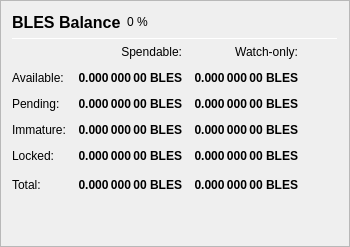
                   <widget class="QFrame" name="frame_Balances">
                    <property name="frameShape">
                     <enum>QFrame::StyledPanel</enum>
                    </property>
                    <property name="frameShadow">
                     <enum>QFrame::Raised</enum>
                    </property>
                    <layout class="QVBoxLayout" name="verticalLayout_4">
                     <item>
                      <layout class="QHBoxLayout" name="horizontalLayout_4">
                       <item>
                        <widget class="QLabel" name="label_5">
                         <property name="minimumSize">
                          <size>
                           <width>0</width>
                           <height>20</height>
                          </size>
                         </property>
                         <property name="font">
                          <font>
                           <pointsize>12</pointsize>
                           <weight>75</weight>
                           <bold>true</bold>
                          </font>
                         </property>
                         <property name="text">
                          <string>BLES Balance</string>
                         </property>
                        </widget>
                       </item>
                       <item>
                        <widget class="QLabel" name="labelBLESPercent">
                         <property name="text">
                          <string notr="true">0 %</string>
                         </property>
                        </widget>
                       </item>
                       <item>
                        <spacer name="horizontalSpacer_3">
                         <property name="orientation">
                          <enum>Qt::Horizontal</enum>
                         </property>
                         <property name="sizeHint" stdset="0">
                          <size>
                           <width>40</width>
                           <height>20</height>
                          </size>
                         </property>
                        </spacer>
                       </item>
                      </layout>
                     </item>
                     <item>
                      <widget class="Line" name="line_Balance">
                       <property name="minimumSize">
                        <size>
                         <width>0</width>
                         <height>1</height>
                        </size>
                       </property>
                       <property name="maximumSize">
                        <size>
                         <width>16777215</width>
                         <height>1</height>
                        </size>
                       </property>
                       <property name="orientation">
                        <enum>Qt::Horizontal</enum>
                       </property>
                      </widget>
                     </item>
                     <item>
                      <layout class="QGridLayout" name="gridLayout">
                       <property name="spacing">
                        <number>12</number>
                       </property>
                       <item row="0" column="1">
                        <widget class="QLabel" name="labelSpendable">
                         <property name="text">
                          <string>Spendable:</string>
                         </property>
                         <property name="alignment">
                          <set>Qt::AlignRight|Qt::AlignTrailing|Qt::AlignVCenter</set>
                         </property>
                        </widget>
                       </item>
                       <item row="0" column="2">
                        <widget class="QLabel" name="labelWatchonly">
                         <property name="text">
                          <string>Watch-only:</string>
                         </property>
                         <property name="alignment">
                          <set>Qt::AlignRight|Qt::AlignTrailing|Qt::AlignVCenter</set>
                         </property>
                        </widget>
                       </item>
                       <item row="1" column="0">
                        <widget class="QLabel" name="labelBalanceText">
                         <property name="text">
                          <string>Available:</string>
                         </property>
                        </widget>
                       </item>
                       <item row="1" column="1">
                        <widget class="QLabel" name="labelBalance">
                         <property name="font">
                          <font>
                           <weight>75</weight>
                           <bold>true</bold>
                          </font>
                         </property>
                         <property name="cursor">
                          <cursorShape>IBeamCursor</cursorShape>
                         </property>
                         <property name="toolTip">
                          <string>Your current spendable balance</string>
                         </property>
                         <property name="text">
                          <string notr="true">0.000 000 00 BLES</string>
                         </property>
                         <property name="alignment">
                          <set>Qt::AlignRight|Qt::AlignTrailing|Qt::AlignVCenter</set>
                         </property>
                         <property name="textInteractionFlags">
                          <set>Qt::LinksAccessibleByMouse|Qt::TextSelectableByKeyboard|Qt::TextSelectableByMouse</set>
                         </property>
                        </widget>
                       </item>
                       <item row="1" column="2">
                        <widget class="QLabel" name="labelWatchAvailable">
                         <property name="font">
                          <font>
                           <weight>75</weight>
                           <bold>true</bold>
                          </font>
                         </property>
                         <property name="cursor">
                          <cursorShape>IBeamCursor</cursorShape>
                         </property>
                         <property name="toolTip">
                          <string>Your current balance in watch-only addresses</string>
                         </property>
                         <property name="text">
                          <string notr="true">0.000 000 00 BLES</string>
                         </property>
                         <property name="alignment">
                          <set>Qt::AlignRight|Qt::AlignTrailing|Qt::AlignVCenter</set>
                         </property>
                         <property name="textInteractionFlags">
                          <set>Qt::LinksAccessibleByMouse|Qt::TextSelectableByKeyboard|Qt::TextSelectableByMouse</set>
                         </property>
                        </widget>
                       </item>
                       <item row="2" column="0">
                        <widget class="QLabel" name="labelPendingText">
                         <property name="text">
                          <string>Pending:</string>
                         </property>
                        </widget>
                       </item>
                       <item row="2" column="1">
                        <widget class="QLabel" name="labelUnconfirmed">
                         <property name="font">
                          <font>
                           <weight>75</weight>
                           <bold>true</bold>
                          </font>
                         </property>
                         <property name="cursor">
                          <cursorShape>IBeamCursor</cursorShape>
                         </property>
                         <property name="toolTip">
                          <string>Total of transactions that have yet to be confirmed, and do not yet count toward the spendable balance</string>
                         </property>
                         <property name="text">
                          <string notr="true">0.000 000 00 BLES</string>
                         </property>
                         <property name="alignment">
                          <set>Qt::AlignRight|Qt::AlignTrailing|Qt::AlignVCenter</set>
                         </property>
                         <property name="textInteractionFlags">
                          <set>Qt::LinksAccessibleByMouse|Qt::TextSelectableByKeyboard|Qt::TextSelectableByMouse</set>
                         </property>
                        </widget>
                       </item>
                       <item row="2" column="2">
                        <widget class="QLabel" name="labelWatchPending">
                         <property name="font">
                          <font>
                           <weight>75</weight>
                           <bold>true</bold>
                          </font>
                         </property>
                         <property name="cursor">
                          <cursorShape>IBeamCursor</cursorShape>
                         </property>
                         <property name="toolTip">
                          <string>Unconfirmed transactions to watch-only addresses</string>
                         </property>
                         <property name="text">
                          <string notr="true">0.000 000 00 BLES</string>
                         </property>
                         <property name="alignment">
                          <set>Qt::AlignRight|Qt::AlignTrailing|Qt::AlignVCenter</set>
                         </property>
                         <property name="textInteractionFlags">
                          <set>Qt::LinksAccessibleByMouse|Qt::TextSelectableByKeyboard|Qt::TextSelectableByMouse</set>
                         </property>
                        </widget>
                       </item>
                       <item row="3" column="0">
                        <widget class="QLabel" name="labelImmatureText">
                         <property name="text">
                          <string>Immature:</string>
                         </property>
                        </widget>
                       </item>
                       <item row="3" column="1">
                        <widget class="QLabel" name="labelImmature">
                         <property name="font">
                          <font>
                           <weight>75</weight>
                           <bold>true</bold>
                          </font>
                         </property>
                         <property name="cursor">
                          <cursorShape>IBeamCursor</cursorShape>
                         </property>
                         <property name="toolTip">
                          <string>Staked or masternode rewards that has not yet matured</string>
                         </property>
                         <property name="text">
                          <string notr="true">0.000 000 00 BLES</string>
                         </property>
                         <property name="alignment">
                          <set>Qt::AlignRight|Qt::AlignTrailing|Qt::AlignVCenter</set>
                         </property>
                         <property name="textInteractionFlags">
                          <set>Qt::LinksAccessibleByMouse|Qt::TextSelectableByKeyboard|Qt::TextSelectableByMouse</set>
                         </property>
                        </widget>
                       </item>
                       <item row="3" column="2">
                        <widget class="QLabel" name="labelWatchImmature">
                         <property name="font">
                          <font>
                           <weight>75</weight>
                           <bold>true</bold>
                          </font>
                         </property>
                         <property name="cursor">
                          <cursorShape>IBeamCursor</cursorShape>
                         </property>
                         <property name="toolTip">
                          <string>Staked or masternode rewards in watch-only addresses that has not yet matured</string>
                         </property>
                         <property name="text">
                          <string notr="true">0.000 000 00 BLES</string>
                         </property>
                         <property name="alignment">
                          <set>Qt::AlignRight|Qt::AlignTrailing|Qt::AlignVCenter</set>
                         </property>
                         <property name="textInteractionFlags">
                          <set>Qt::LinksAccessibleByMouse|Qt::TextSelectableByKeyboard|Qt::TextSelectableByMouse</set>
                         </property>
                        </widget>
                       </item>
                       <item row="4" column="0">
                        <widget class="QLabel" name="labelLockedBalanceText">
                         <property name="toolTip">
                          <string>Locked BLES or Masternode collaterals. These are excluded from zBLES minting.</string>
                         </property>
                         <property name="text">
                          <string>Locked:</string>
                         </property>
                        </widget>
                       </item>
                       <item row="4" column="1">
                        <widget class="QLabel" name="labelLockedBalance">
                         <property name="font">
                          <font>
                           <weight>75</weight>
                           <bold>true</bold>
                          </font>
                         </property>
                         <property name="cursor">
                          <cursorShape>IBeamCursor</cursorShape>
                         </property>
                         <property name="toolTip">
                          <string>Locked BLES or Masternode collaterals. These are excluded from zBLES minting.</string>
                         </property>
                         <property name="text">
                          <string notr="true">0.000 000 00 BLES</string>
                         </property>
                         <property name="alignment">
                          <set>Qt::AlignRight|Qt::AlignTrailing|Qt::AlignVCenter</set>
                         </property>
                         <property name="textInteractionFlags">
                          <set>Qt::LinksAccessibleByMouse|Qt::TextSelectableByKeyboard|Qt::TextSelectableByMouse</set>
                         </property>
                        </widget>
                       </item>
                       <item row="4" column="2">
                        <widget class="QLabel" name="labelWatchLocked">
                         <property name="font">
                          <font>
                           <weight>75</weight>
                           <bold>true</bold>
                          </font>
                         </property>
                         <property name="cursor">
                          <cursorShape>IBeamCursor</cursorShape>
                         </property>
                         <property name="toolTip">
                          <string>Current locked balance in watch-only addresses</string>
                         </property>
                         <property name="text">
                          <string notr="true">0.000 000 00 BLES</string>
                         </property>
                         <property name="alignment">
                          <set>Qt::AlignRight|Qt::AlignTrailing|Qt::AlignVCenter</set>
                         </property>
                         <property name="textInteractionFlags">
                          <set>Qt::LinksAccessibleByMouse|Qt::TextSelectableByKeyboard|Qt::TextSelectableByMouse</set>
                         </property>
                        </widget>
                       </item>
                       <item row="5" column="0">
                        <widget class="QLabel" name="labelTotalText">
                         <property name="toolTip">
                          <string>Your current Blessing balance, unconfirmed and immature transactions included</string>
                         </property>
                         <property name="text">
                          <string>Total:</string>
                         </property>
                        </widget>
                       </item>
                       <item row="5" column="1">
                        <widget class="QLabel" name="labelTotal">
                         <property name="font">
                          <font>
                           <weight>75</weight>
                           <bold>true</bold>
                          </font>
                         </property>
                         <property name="cursor">
                          <cursorShape>IBeamCursor</cursorShape>
                         </property>
                         <property name="toolTip">
                          <string>Your current Blessing balance, unconfirmed and immature transactions included</string>
                         </property>
                         <property name="text">
                          <string notr="true">0.000 000 00 BLES</string>
                         </property>
                         <property name="alignment">
                          <set>Qt::AlignRight|Qt::AlignTrailing|Qt::AlignVCenter</set>
                         </property>
                         <property name="textInteractionFlags">
                          <set>Qt::LinksAccessibleByMouse|Qt::TextSelectableByKeyboard|Qt::TextSelectableByMouse</set>
                         </property>
                        </widget>
                       </item>
                       <item row="5" column="2">
                        <widget class="QLabel" name="labelWatchTotal">
                         <property name="font">
                          <font>
                           <weight>75</weight>
                           <bold>true</bold>
                          </font>
                         </property>
                         <property name="cursor">
                          <cursorShape>IBeamCursor</cursorShape>
                         </property>
                         <property name="toolTip">
                          <string>Current total balance in watch-only addresses</string>
                         </property>
                         <property name="text">
                          <string notr="true">0.000 000 00 BLES</string>
                         </property>
                         <property name="alignment">
                          <set>Qt::AlignRight|Qt::AlignTrailing|Qt::AlignVCenter</set>
                         </property>
                         <property name="textInteractionFlags">
                          <set>Qt::LinksAccessibleByMouse|Qt::TextSelectableByKeyboard|Qt::TextSelectableByMouse</set>
                         </property>
                        </widget>
                       </item>
                       <item row="5" column="3">
                        <spacer name="horizontalSpacer_9">
                         <property name="orientation">
                          <enum>Qt::Horizontal</enum>
                         </property>
                         <property name="sizeHint" stdset="0">
                          <size>
                           <width>40</width>
                           <height>20</height>
                          </size>
                         </property>
                        </spacer>
                       </item>
                      </layout>
                     </item>
                     <item>
                      <spacer name="verticalSpacer_3">
                       <property name="orientation">
                        <enum>Qt::Vertical</enum>
                       </property>
                       <property name="sizeHint" stdset="0">
                        <size>
                         <width>20</width>
                         <height>40</height>
                        </size>
                       </property>
                      </spacer>
                     </item>
                    </layout>
                   </widget>
